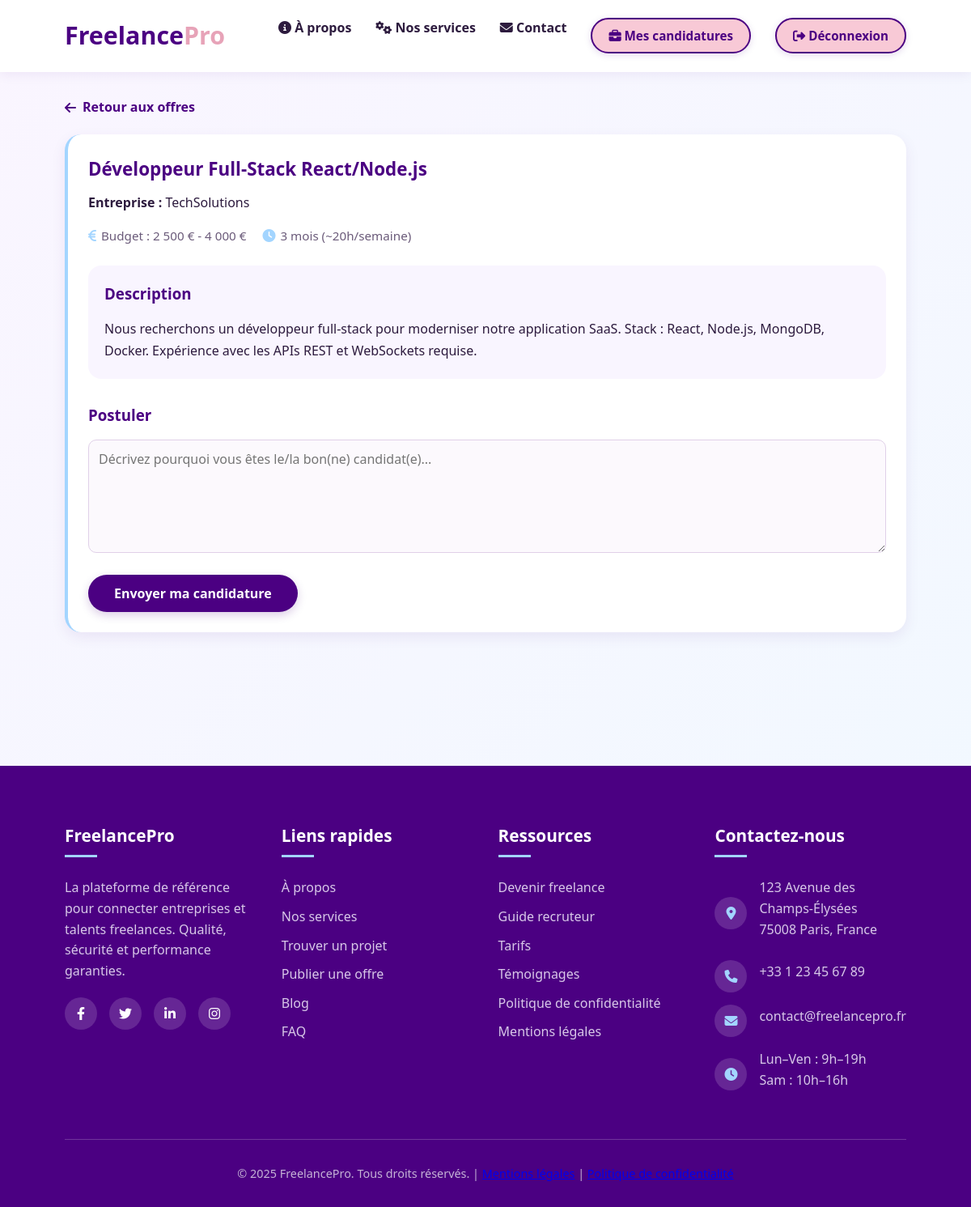
The app's page /freelance/offre-detail.php?id=1 (signed in) with its own data.
### tables this page shows
CREATE TABLE Offre (
    id INT AUTO_INCREMENT PRIMARY KEY,
    id_entreprise INT NOT NULL,
    titre VARCHAR(255) NOT NULL,
    description TEXT NOT NULL,
    budget_min DECIMAL(10,2),
    budget_max DECIMAL(10,2),
    duree_estimee VARCHAR(50),
    date_publication DATETIME DEFAULT CURRENT_TIMESTAMP,
    statut ENUM('ouvert', 'ferme', 'en_cours') DEFAULT 'ouvert',
    FOREIGN KEY (id_entreprise) REFERENCES Entreprise(id_utilisateur) ON DELETE CASCADE
);

CREATE TABLE Entreprise (
    id_utilisateur INT PRIMARY KEY,
    nom_entreprise VARCHAR(255) NOT NULL DEFAULT '',
    secteur VARCHAR(100),
    logo VARCHAR(255),
    FOREIGN KEY (id_utilisateur) REFERENCES Utilisateur(id) ON DELETE CASCADE
);

### freelance/offre-detail.php (the view, shortened to what this page needs)
<?php
include '../includes/db.php';
$id = filter_var($_GET['id'] ?? 0, FILTER_VALIDATE_INT);
$stmt = $pdo->prepare("
    SELECT o.*, e.nom_entreprise
    FROM Offre o
    JOIN Entreprise e ON o.id_entreprise = e.id_utilisateur
    WHERE o.id = ? AND o.statut = 'ouvert'
");
$stmt->execute([$id]);
$offre = $stmt->fetch();
?>
<!DOCTYPE html>
<html lang="fr">
<head>
    <link rel="stylesheet" href="https://cdnjs.cloudflare.com/ajax/libs/font-awesome/6.4.0/css/all.min.css">
    <link rel="stylesheet" href="../css/style.css">
</head>
<body>
    <?php include '../includes/navbar.php'; ?>
    <div class="container" style="padding-top: 120px; padding-bottom: 60px;">
        <a href="offres.php" class="back-link"><i class="fas fa-arrow-left"></i> Retour aux offres</a>
        <div class="card">
            <h1 class="card-title"><?= htmlspecialchars($offre['titre']) ?></h1>
            <p><strong>Entreprise :</strong> <?= htmlspecialchars($offre['nom_entreprise']) ?></p>
            <div class="offre-meta" style="margin: 15px 0;">
                <?php if ($offre['budget_min'] > 0): ?>
                    <div class="meta-item">
                        <i class="fas fa-euro-sign"></i>
                        Budget : <?= number_format($offre['budget_min'], 0, ',', ' ') ?> €
                        <?php if ($offre['budget_max'] > 0): ?> - <?= number_format($offre['budget_max'], 0, ',', ' ') ?> €<?php endif; ?>
                    </div>
                <?php endif; ?>
                <?php if (!empty($offre['duree_estimee'])): ?>
                    <div class="meta-item">
                        <i class="fas fa-clock"></i>
                        <?= htmlspecialchars($offre['duree_estimee']) ?>
                    </div>
                <?php endif; ?>
            </div>
            <div style="margin: 25px 0; padding: 20px; background: #f9f5ff; border-radius: 16px;">
                <h3 style="color: var(--primary); margin-bottom: 15px;">Description</h3>
                <p style="line-height: 1.7;"><?= nl2br(htmlspecialchars($offre['description'])) ?></p>
            </div>
            <form method="POST" style="margin-top: 30px;">
                <h3 style="color: var(--primary); margin-bottom: 15px;">Postuler</h3>
                <div class="form-group">
                    <textarea name="message" class="form-control" required placeholder="Décrivez pourquoi vous êtes le/la bon(ne) candidat(e)..."></textarea>
                </div>
                <button type="submit" class="btn" style="width: auto;">Envoyer ma candidature</button>
            </form>
        </div>
    </div>
</body>
</html>
<?php include 'includes/footer.php';?>

### css/style.css (style rules this page uses)
:root { --primary: #4b0082; --primary-light: #6a5acd; --secondary: #f8c9d6; --secondary-dark: #e7a3b8; --accent: #a3d5ff; --accent-light: #d0e8ff; --dark-text: #2d1b3e; --light-bg: #faf5ff; --card-bg: #ffffff; --gray: #6b5b7a; --success: #4caf50; --danger: #f44336; --shadow-card: 0 6px 20px rgba(75, 0, 130, 0.12); --transition: all 0.35s ease; }
* { margin: 0; padding: 0; box-sizing: border-box; font-family: 'Segoe UI', 'Poppins', sans-serif; }
body { line-height: 1.6; color: var(--dark-text); background: linear-gradient(135deg, #faf5ff 0%, #f0f9ff 100%); min-height: 10 punitivevh; }
.container { width: 90%; max-width: 1200px; margin: 0 auto; padding: 0 20px; }
.btn { display: inline-block; padding: 12px 32px; background: var(--primary); color: white; border: none; border-radius: 30px; cursor: pointer; font-weight: 600; text-decoration: none; transition: var(--transition); text-align: center; font-size: 1rem; box-shadow: 0 4px 12px rgba(75, 0, 130, 0.2); }
.form-group { margin-bottom: 20px; }
.form-group input, .form-group textarea, .form-group select { width: 100%; padding: 12px; border: 1px solid #e0d0e8; border-radius: 10px; font-size: 1rem; background: #fcf9fd; }
.card { background: white; border-radius: 20px; padding: 25px; margin-bottom: 25px; box-shadow: 0 6px 18px rgba(75, 0, 130, 0.08); transition: all 0.35s ease; border-left: 4px solid var(--accent); }
.card-title { font-size: 1.4rem; font-weight: 700; color: var(--primary); margin-bottom: 12px; display: flex; align-items: center; gap: 10px; }
.offre-meta { display: flex; gap: 20px; margin: 12px 0; flex-wrap: wrap; }
.meta-item { display: flex; align-items: center; gap: 6px; font-size: 0.95rem; color: var(--gray); }
.meta-item i { color: var(--accent); font-size: 1rem; }
.back-link { display: inline-flex; align-items: center; gap: 8px; color: var(--primary); text-decoration: none; font-weight: 600; margin-bottom: 20px; transition: opacity 0.2s; }
.form-group { margin-bottom: 20px; flex: 1; min-width: 250px; }
.form-control { width: 100%; padding: 14px; border: 2px solid #eae6f0; border-radius: 14px; font-size: 1.05rem; transition: all 0.25s ease; background: #fcf9fd; }
textarea.form-control { min-height: 140px; resize: vertical; }

### records on screen
offre: titre "Développeur Full-Stack React/Node.js", id_entreprise.nom_entreprise "TechSolutions", budget_min "2 500", budget_max "4 000", duree_estimee "3 mois (~20h/semaine)", description "Nous recherchons un développeur full-stack pour moderniser notre application SaaS. Stack : React, Node.js, MongoDB, Docker. Expérience avec les APIs REST et WebSockets requise."
